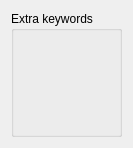
       <widget class="QWidget" name="pageExtra">
        <property name="geometry">
         <rect>
          <x>0</x>
          <y>0</y>
          <width>100</width>
          <height>30</height>
         </rect>
        </property>
        <layout class="QVBoxLayout">
         <item>
          <widget class="Q3GroupBox" name="GroupBox24_3">
           <property name="title">
            <string>Extra keywords</string>
           </property>
           <layout class="QHBoxLayout">
            <property name="spacing">
             <number>6</number>
            </property>
            <property name="margin">
             <number>11</number>
            </property>
            <item>
             <widget class="Q3Table" name="Table">
              <property name="whatsThis">
               <string>In this table extra keywords can be specified for the RELAX input file.      
Each field can hold up to 10 characters. If a field is made longer, it occupies multiple cells. Rows can be added, removed and cleared, respectively, using the buttons on the right.      
This input is not checked in any way for errors.</string>
              </property>
              <property name="numRows">
               <number>3</number>
              </property>
              <property name="numCols">
               <number>8</number>
              </property>
              <row>
               <property name="text">
                <string>1</string>
               </property>
              </row>
              <row>
               <property name="text">
                <string>2</string>
               </property>
              </row>
              <row>
               <property name="text">
                <string>3</string>
               </property>
              </row>
              <column>
               <property name="text">
                <string>keyword</string>
               </property>
              </column>
              <column>
               <property name="text">
                <string>field 1</string>
               </property>
              </column>
              <column>
               <property name="text">
                <string>field 2</string>
               </property>
              </column>
              <column>
               <property name="text">
                <string>field 3</string>
               </property>
              </column>
              <column>
               <property name="text">
                <string>field 4</string>
               </property>
              </column>
              <column>
               <property name="text">
                <string>field 5</string>
               </property>
              </column>
              <column>
               <property name="text">
                <string>field 6</string>
               </property>
              </column>
              <column>
               <property name="text">
                <string>field 7</string>
               </property>
              </column>
             </widget>
            </item>
            <item>
             <layout class="QVBoxLayout">
              <item>
               <widget class="QToolButton" name="ToolButtonExtraAdd">
                <property name="whatsThis">
                 <string>Adds a new row. If a row is selected, the new row is inserted before the selected row. Otherwise the new row is added at the end.</string>
                </property>
                <property name="text">
                 <string/>
                </property>
                <property name="autoRaise">
                 <bool>true</bool>
                </property>
               </widget>
              </item>
              <item>
               <widget class="QToolButton" name="ToolButtonExtraRemove">
                <property name="whatsThis">
                 <string>Removes the currently selected row.</string>
                </property>
                <property name="text">
                 <string/>
                </property>
                <property name="autoRaise">
                 <bool>true</bool>
                </property>
               </widget>
              </item>
              <item>
               <widget class="QToolButton" name="ToolButtonExtraClear">
                <property name="whatsThis">
                 <string>Clears the currently selected cells.</string>
                </property>
                <property name="text">
                 <string/>
                </property>
                <property name="autoRaise">
                 <bool>true</bool>
                </property>
               </widget>
              </item>
              <item>
               <spacer name="Spacer87">
                <property name="orientation">
                 <enum>Qt::Vertical</enum>
                </property>
                <property name="sizeType">
                 <enum>QSizePolicy::Expanding</enum>
                </property>
                <property name="sizeHint" stdset="0">
                 <size>
                  <width>20</width>
                  <height>110</height>
                 </size>
                </property>
               </spacer>
              </item>
             </layout>
            </item>
           </layout>
          </widget>
         </item>
        </layout>
       </widget>
